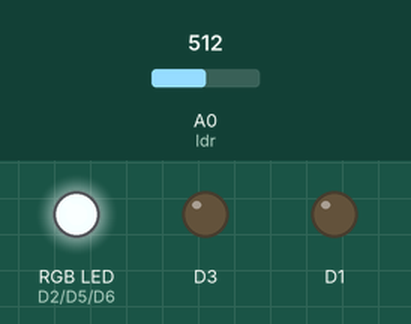
This sketch was run on a simulated ESP8266 (NodeMCU). Shown: an RGB LED mixed from three pins (HIGH = lit), output pins drawn as LEDs (lit = HIGH). Inputs (shaded band) come from the test bench; at power-on: A0 (ldr) = 512. Dim RGB values are drawn brighter than linear; what the sketch prints to the serial monitor is not drawn.

Above: at 0.1 s.
At 1.0 s:
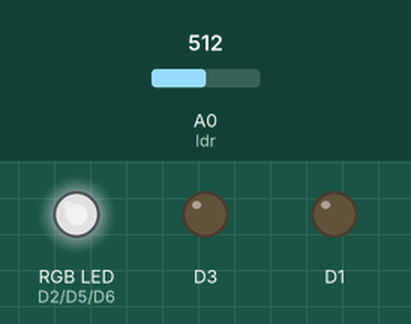
Timing chart, 0 to 2.5 s (numbered marks = the images above):
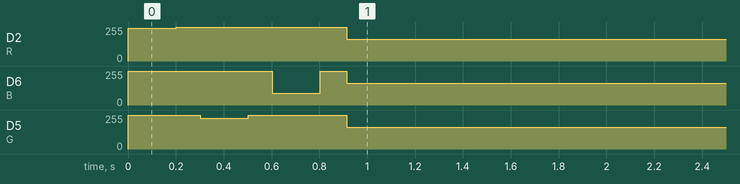

The sketch:

LDR.ino
```cpp
#define ldr A0
#define R D2
#define G D5
#define B D6

int Rvalue = 0;
int Rvalues[10];
float Rvolt = 0.0;
int Gvalue = 0;
int Gvalues[10];
float Gvolt = 0.0;
int Bvalue = 0;
int Bvalues[10];
float Bvolt = 0.0;
int ldrValue = 0;
float volt = 0.0;
int value = 0.0;

const int numReadings = 10;
int readings[numReadings];      // the readings from the analog input
int readIndex = 0;              // the index of the current reading
int total = 0;                  // the running total
int average = 0;                // the average

void setup() {
  Serial.begin(115200);
  pinMode(D1, OUTPUT);
  pinMode(D2, OUTPUT);
  pinMode(D3, OUTPUT);
  pinMode(A0, INPUT);
  setRGB(1023, 1023, 1023);
  for (int thisReading = 0; thisReading < numReadings; thisReading++) {
    readings[thisReading] = 0;
  }
  getColor();
}

void loop() {
//  ldrValue = avg();
//  volt = ldrValue * 5 / 1024;
//  Serial.print(volt);
//  Serial.print("  ");
//  test();
//  getColor();
  printValue();
}


int avg(){
  total = total - readings[readIndex];
  readings[readIndex] = analogRead(ldr);
  total = total + readings[readIndex];
  readIndex = readIndex + 1;

  if (readIndex >= numReadings) {
    readIndex = 0;
  }

  average = total / numReadings;
  delay(1);
  return average;
}


float getColor(){
  setZero();
  for(int i = 0 ; i < 10 ; i++){
    analogWrite(R, 990);
    delay(10);
    Rvalues[i] = analogRead(ldr);
    delay(10);
    Rvalue += Rvalues[i];
  }
  Rvalue = Rvalue / 10;
  Rvolt = Rvalue * 5 / 1024;
  digitalWrite(R, HIGH);
  delay(100);

  for(int i = 0 ; i < 10 ; i++){
    analogWrite(G, 930);
    delay(10);
    Gvalues[i] = analogRead(ldr);
    delay(10);
    Gvalue += Gvalues[i];
  }
  Gvalue = Gvalue / 10;
  Gvolt = Gvalue * 5 / 1024;
  digitalWrite(G, HIGH);
  delay(100);

  for(int i = 0 ; i < 10 ; i++){
    analogWrite(B, 350);
    delay(10);
    Bvalues[i] = analogRead(ldr);
    delay(10);
    Bvalue += Bvalues[i];
  }
  Bvalue = Bvalue / 10;
  Bvolt = Bvalue * 5 / 1024;
  digitalWrite(B, HIGH);
  delay(100);

  setRGB(1023, 1023, 1023);
  delay(10);

  Rvalue = constrain(Rvalue, 120, 510);
  Rvalue = map(Rvalue, 120, 510, 1300, 650);

  Gvalue = constrain(Gvalue, 150, 510);
  Gvalue = map(Gvalue, 150, 510, 1300, 650);

  Bvalue = constrain(Bvalue, 150, 510);
  Bvalue = map(Bvalue, 150, 510, 1300, 650);

  setRGB(Rvalue, Gvalue, Bvalue);
}


void setZero(){
  Rvalue = 0;
  Gvalue = 0;
  Bvalue = 0;
  for (int i = 0 ; i < 10 ; i++){
    Rvalues[i] = 0;
    Gvalues[i] = 0;
    Bvalues[i] = 0;
  }
}


void setRGB(int r, int g, int b){
  analogWrite(R, r);
  analogWrite(G, g);
  analogWrite(B, b);
}


void printValue(){
  Serial.print("R=");
  Serial.print(Rvalue);
  Serial.print("  ");

  Serial.print("G=");
  Serial.print(Gvalue);
  Serial.print("  ");

  Serial.print("B=");
  Serial.println(Bvalue);
}

void test(){
      analogWrite(R, 1000);
    analogWrite(G, 1023);
    analogWrite(B, 1023);
    delay(500);

    analogWrite(R, 1023);
    analogWrite(G, 1023);
    analogWrite(B, 1023);
    delay(500);

    analogWrite(R, 1023);
    analogWrite(G, 1000);
    analogWrite(B, 1023);
    delay(500);

    analogWrite(R, 1023);
    analogWrite(G, 1023);
    analogWrite(B, 1023);
    delay(500);

    analogWrite(R, 1023);
    analogWrite(G, 1023);
    analogWrite(B, 1000);
    delay(500);

    analogWrite(R, 1023);
    analogWrite(G, 1023);
    analogWrite(B, 1023);
    delay(500);
}
```
